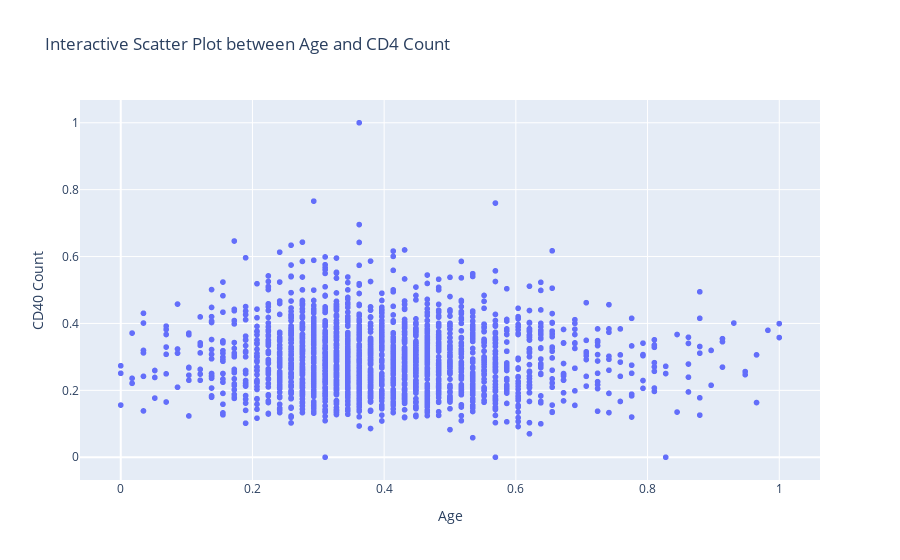

Notebook source saved alongside this figure:
### Code cell
# Interactive Scatter Plot with Plotly
fig = px.scatter(df_cleaned, x='age', y='cd40', title='Interactive Scatter Plot between Age and CD4 Count', labels={'age': 'Age', 'cd40': 'CD40 Count'})
fig.show()

### Figure 1 — Plotly figure (JSON) as saved in the notebook; plotly's stock layout.template omitted (floating-point values rounded to 4 significant figures; data arrays with more than 128 entries replaced by an {"elided": "..."} marker saying what was removed)
{"data": [{"hovertemplate": "Age=%{x}<br>CD40 Count=%{y}<extra></extra>", "legendgroup": "", "marker": {"color": "#636efa", "symbol": "circle"}, "mode": "markers", "name": "", "showlegend": false, "type": "scattergl", "x": {"elided": "2139 float values"}, "xaxis": "x", "y": {"elided": "2139 float values"}, "yaxis": "y"}], "layout": {"autosize": true, "legend": {"tracegroupgap": 0}, "title": {"text": "Interactive Scatter Plot between Age and CD4 Count"}, "xaxis": {"anchor": "y", "autorange": true, "domain": [0, 1], "range": [-0.06052, 1.061], "title": {"text": "Age"}, "type": "linear"}, "yaxis": {"anchor": "x", "autorange": true, "domain": [0, 1], "range": [-0.08252, 1.083], "title": {"text": "CD40 Count"}, "type": "linear"}}}
